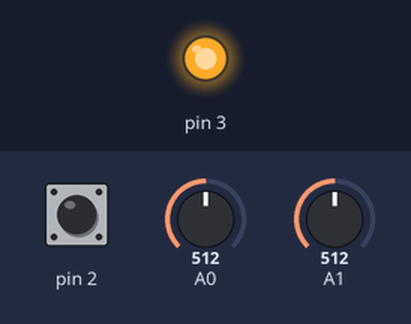
Bench run of a sketch on a simulated Arduino Uno, built with avr-gcc and run on an emulated ATmega328P. Shown: output pins drawn as LEDs (lit = HIGH). Inputs (shaded band) come from the test bench; at power-on: pin 2 HIGH, A0 = 512, A1 = 512.

Above: at 1.2 s.
1.3 s: pin 2 pulled LOW for 0.15 s
At 2.6 s:
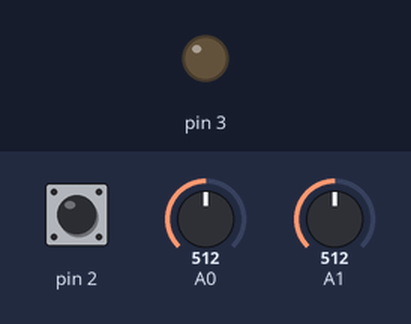
2.9 s: pin 2 pulled LOW for 1 s
At 5.1 s:
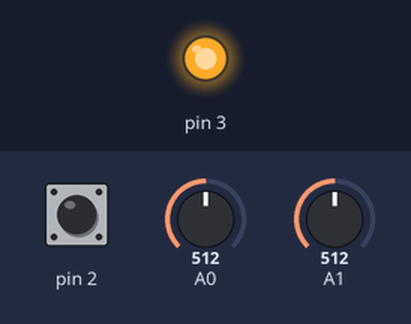
5.4 s: pin 2 pulled LOW for 3.2 s
At 10.0 s:
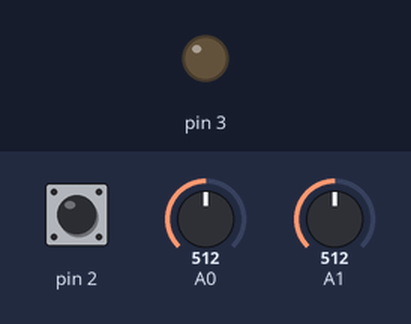
Timing chart, 0 to 11.5 s (numbered marks = the images above; inputs shaded):
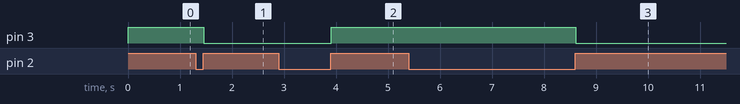

The sketch:

Joystick_push_relay.ino
```cpp
void setup() {
  Serial.begin(9600);
  pinMode(2,INPUT_PULLUP);
  pinMode(A0,INPUT);
  pinMode(A1,INPUT);
  pinMode(3,OUTPUT);
}
int x,y;
boolean push;
boolean pushbefore;
boolean out = false;
void loop() {
  x = analogRead(A0);
  y = analogRead(A1);
  pushbefore = push;
  push = digitalRead(2);
  delay(5);
  if(push && push !=pushbefore){
    out = !out;
    digitalWrite(3, out);
  }
}
```

Measured:
- after the input at 1.3 s, pin 3: HIGH → LOW after 0.16 s
- after the input at 2.9 s, pin 3: LOW → HIGH after 1.0 s
- after the input at 5.4 s, pin 3: HIGH → LOW after 3.2 s
